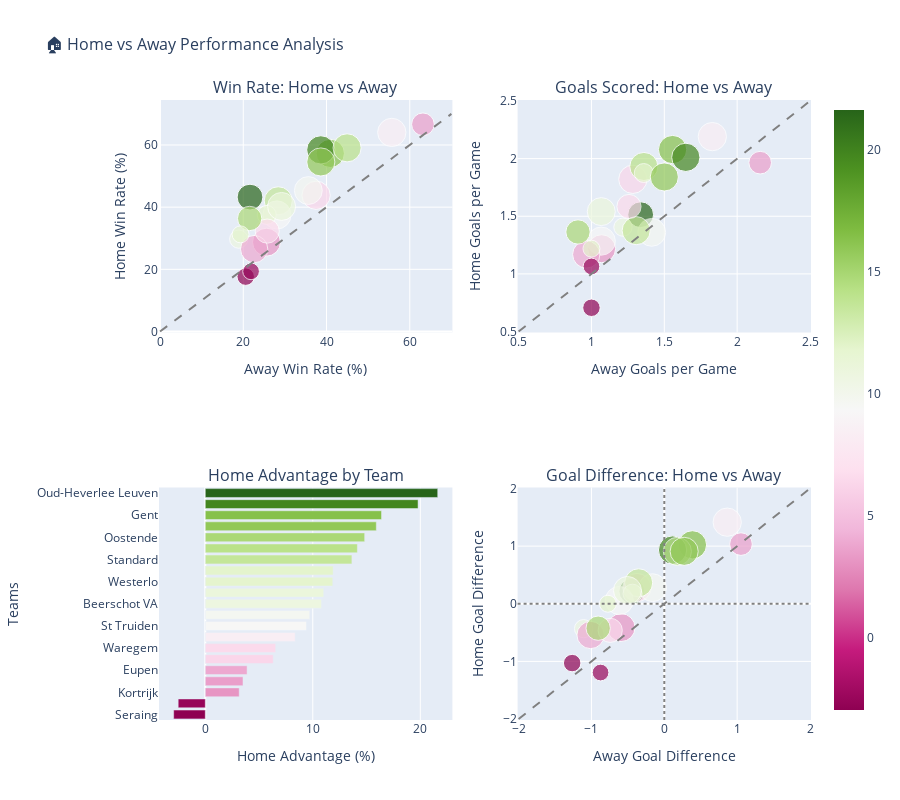

This figure's notebook cell:
### Code cell
# Create a comprehensive home vs away performance comparison
performance_stats = []

for team in df['HomeTeam'].unique():
    # Home matches
    home_matches = df[df['HomeTeam'] == team]
    home_wins = len(home_matches[home_matches['FTR'] == 'H'])
    home_draws = len(home_matches[home_matches['FTR'] == 'D'])
    home_losses = len(home_matches[home_matches['FTR'] == 'A'])
    home_total = len(home_matches)
    home_goals_scored = home_matches['FTHG'].sum()
    home_goals_conceded = home_matches['FTAG'].sum()
    
    # Away matches
    away_matches = df[df['AwayTeam'] == team]
    away_wins = len(away_matches[away_matches['FTR'] == 'A'])
    away_draws = len(away_matches[away_matches['FTR'] == 'D'])
    away_losses = len(away_matches[awayMatches['FTR'] == 'H'])
    away_total = len(away_matches)
    away_goals_scored = away_matches['FTAG'].sum()
    away_goals_conceded = away_matches['FTHG'].sum()
    
    if home_total >= 20 and away_total >= 20:  # Only teams with sufficient matches
        performance_stats.append({
            'Team': team,
            'Home_Win_Rate': (home_wins / home_total) * 100,
            'Away_Win_Rate': (away_wins / away_total) * 100,
            'Home_Goals_Per_Game': home_goals_scored / home_total,
            'Away_Goals_Per_Game': away_goals_scored / away_total,
            'Home_Goals_Against_Per_Game': home_goals_conceded / home_total,
            'Away_Goals_Against_Per_Game': away_goals_conceded / away_total,
            'Home_Advantage': ((home_wins / home_total) - (away_wins / away_total)) * 100,
            'Goal_Difference_Home': (home_goals_scored - home_goals_conceded) / home_total,
            'Goal_Difference_Away': (away_goals_scored - away_goals_conceded) / away_total,
            'Home_Matches': home_total,
            'Away_Matches': away_total
        })

perf_df = pd.DataFrame(performance_stats)

# Create subplots for comprehensive comparison

fig = make_subplots(
    rows=2, cols=2,
    subplot_titles=('Win Rate: Home vs Away', 'Goals Scored: Home vs Away', 
                   'Home Advantage by Team', 'Goal Difference: Home vs Away'),
    specs=[[{"secondary_y": False}, {"secondary_y": False}],
           [{"secondary_y": False}, {"secondary_y": False}]]
)

# 1. Win Rate Comparison - Scatter plot
fig.add_trace(
    px.scatter(perf_df, x='Away_Win_Rate', y='Home_Win_Rate', 
               hover_name='Team', size='Home_Matches',
               color='Home_Advantage',
               color_continuous_scale='RdYlGn').data[0],
    row=1, col=1
)

# Add diagonal line for reference (equal performance)
fig.add_shape(
    type="line", x0=0, y0=0, x1=70, y1=70,
    line=dict(color="gray", dash="dash"),
    row=1, col=1
)

# 2. Goals Scored Comparison
fig.add_trace(
    px.scatter(perf_df, x='Away_Goals_Per_Game', y='Home_Goals_Per_Game',
               hover_name='Team', size='Home_Matches',
               color='Home_Advantage',
               color_continuous_scale='RdYlGn').data[0],
    row=1, col=2
)

# Add diagonal line for reference
fig.add_shape(
    type="line", x0=0.5, y0=0.5, x1=2.5, y1=2.5,
    line=dict(color="gray", dash="dash"),
    row=1, col=2
)

# 3. Home Advantage Bar Chart
perf_sorted = perf_df.sort_values('Home_Advantage', ascending=True)
fig.add_trace(
    px.bar(perf_sorted, x='Home_Advantage', y='Team', 
           orientation='h', color='Home_Advantage',
           color_continuous_scale='RdYlGn').data[0],
    row=2, col=1
)

# 4. Goal Difference Comparison
fig.add_trace(
    px.scatter(perf_df, x='Goal_Difference_Away', y='Goal_Difference_Home',
               hover_name='Team', size='Home_Matches',
               color='Home_Advantage',
               color_continuous_scale='RdYlGn').data[0],
    row=2, col=2
)

# Add reference lines
fig.add_shape(
    type="line", x0=-2, y0=-2, x1=2, y1=2,
    line=dict(color="gray", dash="dash"),
    row=2, col=2
)
fig.add_hline(y=0, line_dash="dot", line_color="gray", row=2, col=2)
fig.add_vline(x=0, line_dash="dot", line_color="gray", row=2, col=2)

# Update layout
fig.update_layout(
    height=800,
    title_text="🏠 Home vs Away Performance Analysis",
    title_font_size=16,
    showlegend=False
)

# Update axes labels
fig.update_xaxes(title_text="Away Win Rate (%)", row=1, col=1)
fig.update_yaxes(title_text="Home Win Rate (%)", row=1, col=1)
fig.update_xaxes(title_text="Away Goals per Game", row=1, col=2)
fig.update_yaxes(title_text="Home Goals per Game", row=1, col=2)
fig.update_xaxes(title_text="Home Advantage (%)", row=2, col=1)
fig.update_yaxes(title_text="Teams", row=2, col=1)
fig.update_xaxes(title_text="Away Goal Difference", row=2, col=2)
fig.update_yaxes(title_text="Home Goal Difference", row=2, col=2)

fig.show()

### Figure 1 — Plotly figure (JSON) as saved in the notebook; plotly's stock layout.template omitted (floating-point values rounded to 4 significant figures)
{"data": [{"hovertemplate": "<b>%{hovertext}</b><br><br>Away_Win_Rate=%{x}<br>Home_Win_Rate=%{y}<br>Home_Matches=%{marker.size}<br>Home_Advantage=%{marker.color}<extra></extra>", "hovertext": ["Kortrijk", "St. Gilloise", "Gent", "Club Brugge", "Oud-Heverlee Leuven", "Beerschot VA", "Mechelen", "Genk", "Charleroi", "Standard", "St Truiden", "Antwerp", "Westerlo", "Cercle Brugge", "Anderlecht", "Eupen", "Waregem", "Seraing", "Oostende", "Mouscron", "Waasland-Beveren"], "legendgroup": "", "marker": {"color": [3.154, 3.509, 16.39, 8.363, 21.62, 10.81, 6.32, 19.79, 9.717, 13.64, 9.41, 14.15, 11.86, 11.02, 15.91, 3.887, 6.55, -2.941, 14.83, 11.9, -2.52], "coloraxis": "coloraxis", "size": [87, 57, 89, 89, 74, 37, 89, 89, 86, 88, 88, 88, 40, 87, 88, 83, 65, 34, 66, 32, 31], "sizemode": "area", "sizeref": 0.2225, "symbol": "circle"}, "mode": "markers", "name": "", "orientation": "v", "showlegend": false, "type": "scatter", "x": [25.58, 63.16, 40.91, 55.68, 21.62, 18.92, 37.5, 38.64, 35.63, 28.41, 28.09, 44.94, 25.64, 29.21, 38.64, 22.62, 25.76, 20.59, 21.54, 19.35, 21.88], "xaxis": "x", "y": [28.74, 66.67, 57.3, 64.04, 43.24, 29.73, 43.82, 58.43, 45.35, 42.05, 37.5, 59.09, 37.5, 40.23, 54.55, 26.51, 32.31, 17.65, 36.36, 31.25, 19.35], "yaxis": "y"}, {"hovertemplate": "<b>%{hovertext}</b><br><br>Away_Goals_Per_Game=%{x}<br>Home_Goals_Per_Game=%{y}<br>Home_Matches=%{marker.size}<br>Home_Advantage=%{marker.color}<extra></extra>", "hovertext": ["Kortrijk", "St. Gilloise", "Gent", "Club Brugge", "Oud-Heverlee Leuven", "Beerschot VA", "Mechelen", "Genk", "Charleroi", "Standard", "St Truiden", "Antwerp", "Westerlo", "Cercle Brugge", "Anderlecht", "Eupen", "Waregem", "Seraing", "Oostende", "Mouscron", "Waasland-Beveren"], "legendgroup": "", "marker": {"color": [3.154, 3.509, 16.39, 8.363, 21.62, 10.81, 6.32, 19.79, 9.717, 13.64, 9.41, 14.15, 11.86, 11.02, 15.91, 3.887, 6.55, -2.941, 14.83, 11.9, -2.52], "coloraxis": "coloraxis", "size": [87, 57, 89, 89, 74, 37, 89, 89, 86, 88, 88, 88, 40, 87, 88, 83, 65, 34, 66, 32, 31], "sizemode": "area", "sizeref": 0.2225, "symbol": "circle"}, "mode": "markers", "name": "", "orientation": "v", "showlegend": false, "type": "scatter", "x": [1.07, 2.158, 1.557, 1.83, 1.338, 1.216, 1.284, 1.648, 1.414, 1.307, 1.067, 1.36, 1.359, 1.067, 1.5, 0.9643, 1.258, 1.0, 0.9077, 1.0, 1.0], "xaxis": "x2", "y": [1.218, 1.965, 2.079, 2.191, 1.514, 1.405, 1.82, 2.011, 1.36, 1.375, 1.284, 1.932, 1.875, 1.54, 1.841, 1.169, 1.585, 0.7059, 1.364, 1.219, 1.065], "yaxis": "y2"}, {"hovertemplate": "Home_Advantage=%{marker.color}<br>Team=%{y}<extra></extra>", "legendgroup": "", "marker": {"color": [-2.941, -2.52, 3.154, 3.509, 3.887, 6.32, 6.55, 8.363, 9.41, 9.717, 10.81, 11.02, 11.86, 11.9, 13.64, 14.15, 14.83, 15.91, 16.39, 19.79, 21.62], "coloraxis": "coloraxis", "pattern": {"shape": ""}}, "name": "", "orientation": "h", "showlegend": false, "textposition": "auto", "type": "bar", "x": [-2.941, -2.52, 3.154, 3.509, 3.887, 6.32, 6.55, 8.363, 9.41, 9.717, 10.81, 11.02, 11.86, 11.9, 13.64, 14.15, 14.83, 15.91, 16.39, 19.79, 21.62], "xaxis": "x3", "y": ["Seraing", "Waasland-Beveren", "Kortrijk", "St. Gilloise", "Eupen", "Mechelen", "Waregem", "Club Brugge", "St Truiden", "Charleroi", "Beerschot VA", "Cercle Brugge", "Westerlo", "Mouscron", "Standard", "Antwerp", "Oostende", "Anderlecht", "Gent", "Genk", "Oud-Heverlee Leuven"], "yaxis": "y3"}, {"hovertemplate": "<b>%{hovertext}</b><br><br>Goal_Difference_Away=%{x}<br>Goal_Difference_Home=%{y}<br>Home_Matches=%{marker.size}<br>Home_Advantage=%{marker.color}<extra></extra>", "hovertext": ["Kortrijk", "St. Gilloise", "Gent", "Club Brugge", "Oud-Heverlee Leuven", "Beerschot VA", "Mechelen", "Genk", "Charleroi", "Standard", "St Truiden", "Antwerp", "Westerlo", "Cercle Brugge", "Anderlecht", "Eupen", "Waregem", "Seraing", "Oostende", "Mouscron", "Waasland-Beveren"], "legendgroup": "", "marker": {"color": [3.154, 3.509, 16.39, 8.363, 21.62, 10.81, 6.32, 19.79, 9.717, 13.64, 9.41, 14.15, 11.86, 11.02, 15.91, 3.887, 6.55, -2.941, 14.83, 11.9, -2.52], "coloraxis": "coloraxis", "size": [87, 57, 89, 89, 74, 37, 89, 89, 86, 88, 88, 88, 40, 87, 88, 83, 65, 34, 66, 32, 31], "sizemode": "area", "sizeref": 0.2225, "symbol": "circle"}, "mode": "markers", "name": "", "orientation": "v", "showlegend": false, "type": "scatter", "x": [-0.593, 1.053, 0.3864, 0.8636, -0.4459, -1.108, -0.375, 0.1136, -0.1609, -0.3523, -0.618, 0.1798, -0.4359, -0.5056, 0.2727, -1.012, -0.7424, -1.265, -0.9077, -0.7742, -0.875], "xaxis": "x4", "y": [-0.4138, 1.035, 1.022, 1.416, 0.2162, -0.4324, 0.2809, 0.9326, 0.2791, 0.3636, 0.05682, 0.9091, 0.175, 0.2299, 0.9091, -0.5422, -0.4615, -1.029, -0.4242, 0.0, -1.194], "yaxis": "y4"}], "layout": {"annotations": [{"font": {"size": 16}, "showarrow": false, "text": "Win Rate: Home vs Away", "x": 0.225, "xanchor": "center", "xref": "paper", "y": 1, "yanchor": "bottom", "yref": "paper"}, {"font": {"size": 16}, "showarrow": false, "text": "Goals Scored: Home vs Away", "x": 0.775, "xanchor": "center", "xref": "paper", "y": 1, "yanchor": "bottom", "yref": "paper"}, {"font": {"size": 16}, "showarrow": false, "text": "Home Advantage by Team", "x": 0.225, "xanchor": "center", "xref": "paper", "y": 0.375, "yanchor": "bottom", "yref": "paper"}, {"font": {"size": 16}, "showarrow": false, "text": "Goal Difference: Home vs Away", "x": 0.775, "xanchor": "center", "xref": "paper", "y": 0.375, "yanchor": "bottom", "yref": "paper"}], "height": 800, "shapes": [{"line": {"color": "gray", "dash": "dash"}, "type": "line", "x0": 0, "x1": 70, "xref": "x", "y0": 0, "y1": 70, "yref": "y"}, {"line": {"color": "gray", "dash": "dash"}, "type": "line", "x0": 0.5, "x1": 2.5, "xref": "x2", "y0": 0.5, "y1": 2.5, "yref": "y2"}, {"line": {"color": "gray", "dash": "dash"}, "type": "line", "x0": -2, "x1": 2, "xref": "x4", "y0": -2, "y1": 2, "yref": "y4"}, {"line": {"color": "gray", "dash": "dot"}, "type": "line", "x0": 0, "x1": 1, "xref": "x4 domain", "y0": 0, "y1": 0, "yref": "y4"}, {"line": {"color": "gray", "dash": "dot"}, "type": "line", "x0": 0, "x1": 0, "xref": "x4", "y0": 0, "y1": 1, "yref": "y4 domain"}], "showlegend": false, "title": {"font": {"size": 16}, "text": "🏠 Home vs Away Performance Analysis"}, "xaxis": {"anchor": "y", "domain": [0, 0.45], "title": {"text": "Away Win Rate (%)"}}, "xaxis2": {"anchor": "y2", "domain": [0.55, 1], "title": {"text": "Away Goals per Game"}}, "xaxis3": {"anchor": "y3", "domain": [0, 0.45], "title": {"text": "Home Advantage (%)"}}, "xaxis4": {"anchor": "y4", "domain": [0.55, 1], "title": {"text": "Away Goal Difference"}}, "yaxis": {"anchor": "x", "domain": [0.625, 1], "title": {"text": "Home Win Rate (%)"}}, "yaxis2": {"anchor": "x2", "domain": [0.625, 1], "title": {"text": "Home Goals per Game"}}, "yaxis3": {"anchor": "x3", "domain": [0, 0.375], "title": {"text": "Teams"}}, "yaxis4": {"anchor": "x4", "domain": [0, 0.375], "title": {"text": "Home Goal Difference"}}}}
